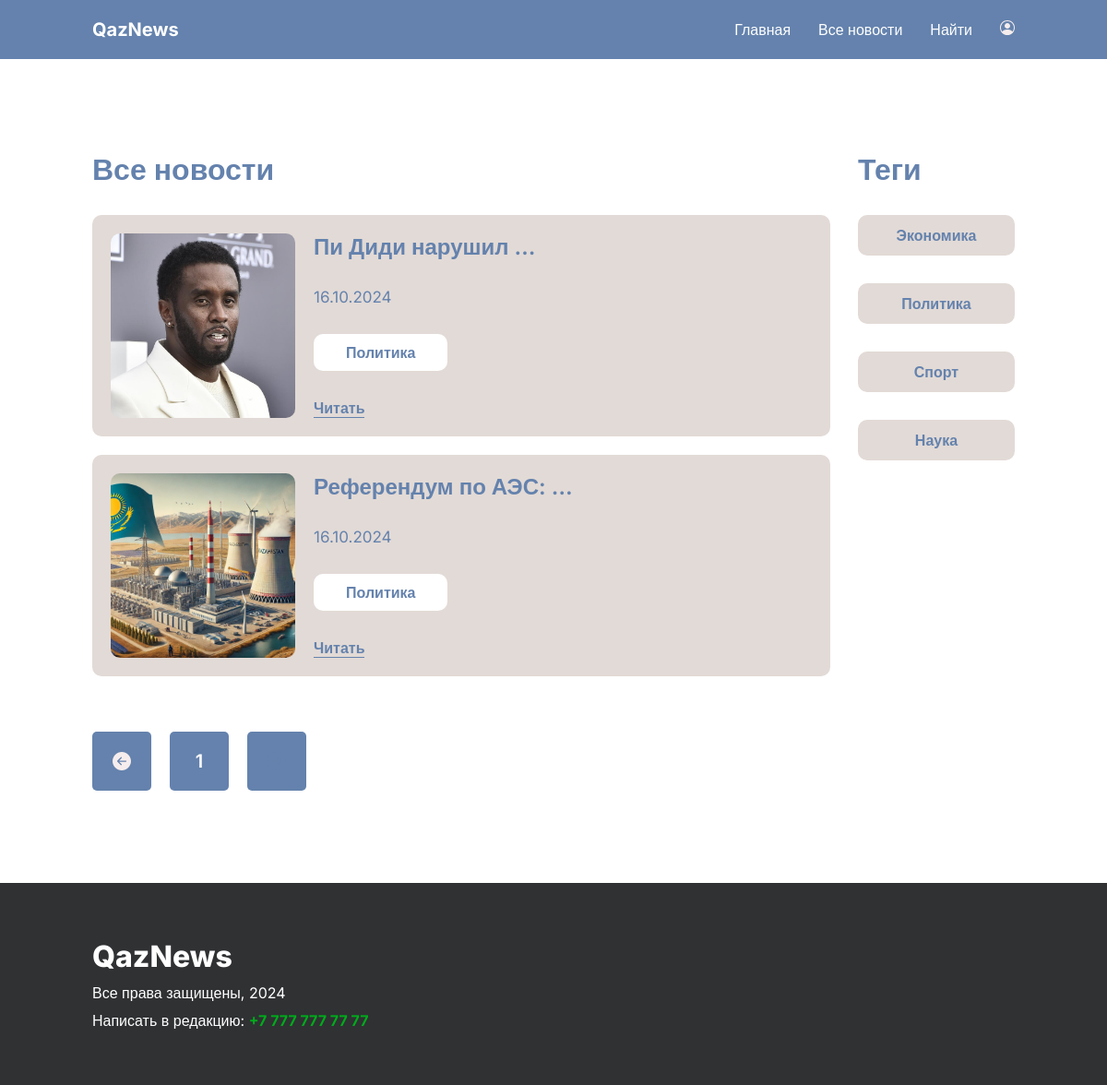
Before: /news/all/ with the older database file.
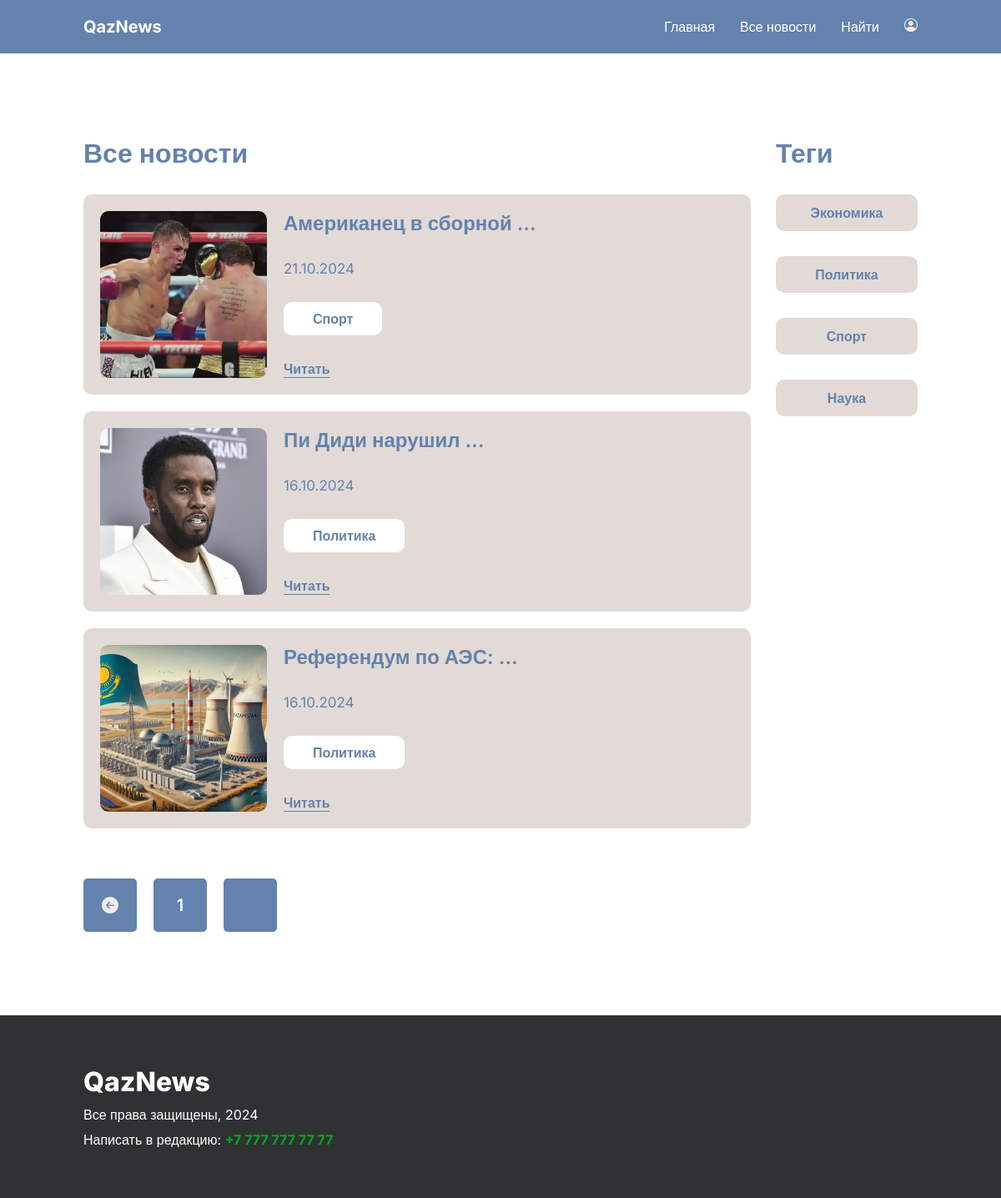
After: the same page with the newer database file.
### core_app/models.py (models this page shows, shortened)
class Post(models.Model):
    title = models.CharField("Название поста", max_length=150)
    tag = models.ForeignKey(Tag, on_delete=models.CASCADE, verbose_name="Тег")
    description = models.TextField("Описание поста")
    image = models.ImageField("Фото", upload_to="news/images/")
    created_at = models.DateTimeField("Дата и время публикации", default=datetime.now)
    class Meta:
        verbose_name = "Новость"
        verbose_name_plural = "Новости"

class Tag(models.Model):
    name = models.CharField("Название тега", max_length=100)
    slug = models.SlugField(unique=True, editable=False, blank=True)
    class Meta:
        verbose_name = "Тег"
        verbose_name_plural = "Теги"

### core_app/views.py (the view)
# urls.py: path('news/all/', views.all_news_page, name='all_news_page'),
def all_news_page(request):
    tags = Tag.objects.all()
    post_list = Post.objects.all().order_by('-created_at')
    paginator = Paginator(post_list, 5)
    page_number = request.GET.get('page')
    posts = paginator.get_page(page_number)
    context = {
        'tags': tags,
        'posts': posts
    }
    return render(request, "./client/all-news.html", context)

### core_app/templates/client/all-news.html (shortened to what this page needs)
{% extends 'base.html' %}
{% load static %}
{% block content %}
    <section class="page-block">
        <div class="container page-block__row">
            <div class="page-block__item">
                <h1 class="title">Все новости</h1>
                <div class="news-list">
                    {% for post in posts %}
                    <div class="news-card">
                        <img src="{{ post.image.url }}" alt="{{post.title}}" class="news-card__image">
                        <div class="news-card__content">
                            <h3 class="news-card__title">{{post.title|truncatewords:3}}</h3>
                            <span class="news-card__date">{{post.created_at|date:"d.m.Y"}}</span>
                            <a href="{% url 'tags_news_page' slug=post.tag.slug %}" class="news-card__tag">{{post.tag.name}}</a>
                            <a href="{% url 'news_detail_page' pk=post.pk %}" class="news-card__link">Читать</a>
                        </div>
                    </div>
                     {% endfor %}
                    </div>
                </div>
                <div class="page-block__item">
                    <h2 class="title">Теги</h2>
                    <ul class="tags-nav">
                        {% for tag in tags %}
                            <li class="tags-nav__item">
                                <a href="{% url 'tags_news_page' slug=tag.slug %}" class="tags-nav__link">{{ tag.name }}</a>
                            </li>
                        {% endfor %}
                    </ul>
                </div>
               <div class="paginations">
                <ul class="pagination-nav">
                    {% if posts.has_previous %}
                    <li class="pogination-nav__item">
                        <a href="?page={{ posts.previous_page_number }}" class="pagination-nav__link">
                            <img src="{% static './images/pagination/left-white.svg'%}" alt="left">
                        </a>
                    </li>
                    {% else %}
                    <li class="pagination-nav__item">
                        <a href="#" class="pagination-nav__link active">
                            <img src="{% static './images/pagination/left-white.svg'%}" alt="left">
                        </a>
                    </li>
                    {% endif %}
                    {% for i in posts.paginator.page_range %}
                    <li class="pagination-nav__item ">
                        {% if posts.number == i %}
                        <a href="#" class="pagination-nav__link active">
                           {{ i }}
                        </a>
                        {% else %}
                        <a href="%?page={{ i }}" class="pagination-nav__link">
                            {{ i }}
                        </a>
                        {% endif %}
                    </li>
                    {% endfor %}
                    {% if posts.has_next %}
                    <li class="pagination-nav__item">
                        <a href="#" class="pagination-nav__link">
                            <img src="./images/pagination/right-dark.svg" alt="right">
                        </a>
                    </li>
                    {% else %}
                    <li class="pagination-nav__item">
                        <a href="#" class="pagination-nav__link active">
                            <img src="{% static './images/pagination/right-dark.svg'%}" alt="right">
                        </a>
                    </li>
                    {% endif %}
                </ul>
               </div>
            </div>
    </section>
    {% endblock %}

Changed rows visible on the page:
added Post: image (picture), title "Американец в сборной …", created_at "21.10.2024", tag.name "Спорт"
